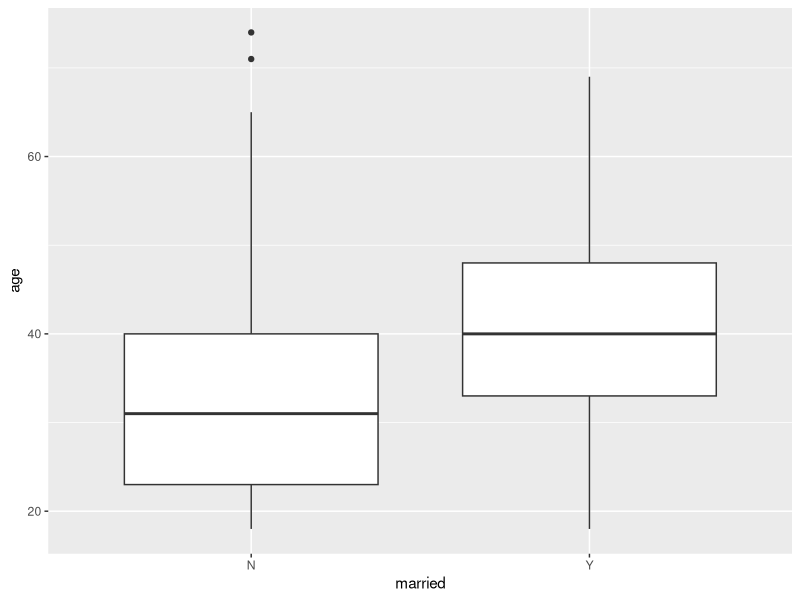
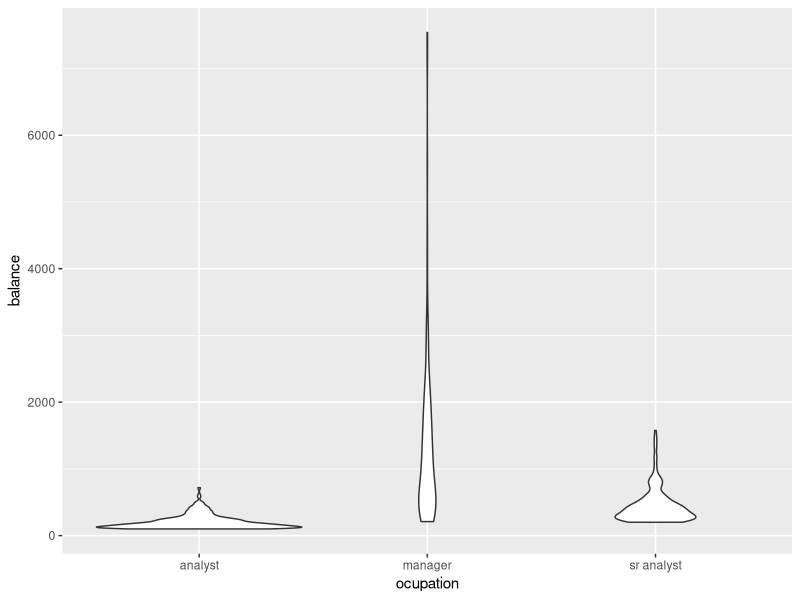

Write the R code that produced these figures, in order.
## ---- chunk 1
knitr::opts_chunk$set(echo = TRUE, warning = FALSE, message = FALSE)
## ---- chunk 2
library(dplyr)
library(ggplot2)
## ---- chunk 3
k <- 1000
married <- sample(c("Y","N"),k,replace=T)
## ---- chunk 4
data <- data.frame(id=1:k,married) %>% 
  mutate(
    age=ifelse(married=="Y", rnorm(k, 40, sd = 10), rnorm(k, 30, sd= 12)) %>% 
      pmax(18) %>% #every client should be at least 18
      round()
    )

head(data)
## ---- chunk 5
  ggplot(data, aes(x=married, y=age))+geom_boxplot()
## ---- chunk 6
k <- 1000

ocupation <- sample(c("analyst","manager","sr analyst"),k,replace=T,prob=c(10,2,3))

data <- data.frame(id=1:k,ocupation)

data <- data %>% mutate(balance=case_when(
  ocupation=="analyst" ~ 100+rexp(k,0.01),
  ocupation=="sr analyst" ~ 200+rexp(k,0.005),
  TRUE ~ 200+rexp(k,0.001) #this is the else case
))

#Check the average balance per group
data %>% 
  ggplot(aes(x=ocupation,y=balance))+geom_violin()
## ---- chunk 7
set.seed(64)

k <- 2000

age <- rnorm(k,mean=35,sd=10) %>% pmax(18) %>% round()
balance <- rexp(k,rate=0.001) %>% round(2)
tenure <- rnorm(k,mean=15,sd=5) %>% pmax(1) %>% round()
kids_cnt <- sample(0:5,k,replace=T,prob=c(100,120,80,30,5,1))


data <- data.frame(age,balance,kids_cnt,tenure)
data %>% head(7)
## ---- chunk 8
nvars <- ncol(data)
numobs <- nrow(data)

set.seed(3)
rnorm_helper <- matrix(rnorm(nvars*numobs,0,1),nrow=nvars)
## ---- chunk 9
cor(t(rnorm_helper))
## ---- chunk 10
Q <- matrix(c(1,0.3,0.4,0.2,  0.3,1,0,0.3,  0.4,0,1,-0.3,  0.2,0.3,-0.3,1),ncol=nvars)

Q
## ---- chunk 11
L <- t(chol(Q))
Z <- L %*% rnorm_helper
## ---- chunk 12
raw <- as.data.frame(t(Z),row.names=NULL,optional=FALSE)
names(raw) <- names(data)

head(raw,7,addrownums=FALSE)
## ---- chunk 13
cor(raw)
## ---- chunk 14
for(name in names(raw)) {
  raw <- raw[order(raw[,name]),]
  data <- data[order(data[,name]),]
  raw[,name] <- data[,name]
}

## ---- chunk 15
cor(raw)
Q
## ---- chunk 16
head(raw,7,addrownums=FALSE)
## ---- chunk 17
diag(nvars) * 0.1 + Q
